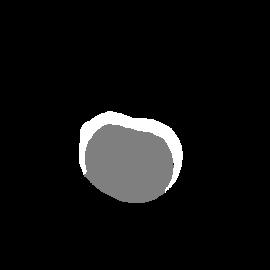
#> input picture spilit images/image.jpeg, 270 x 270 px
$ python images.py
#> lines starting #> are read from the running program, lines starting #| are printed output that depends on the picture; after the words box and inside, x2 and y2 are one past the last pixel; in counts of white or black regions, pixels touching at a corner belong together
import cv2

# Load the image
img = cv2.imread('image.jpeg')
#> img is the input picture: shape (270, 270, 3); min 0, max 255, mean 16.5

# Convert the image to grayscale
gray = cv2.cvtColor(img, cv2.COLOR_BGR2GRAY)

# Threshold the image to create a binary image
_, binary = cv2.threshold(gray, 150, 255, cv2.THRESH_BINARY)
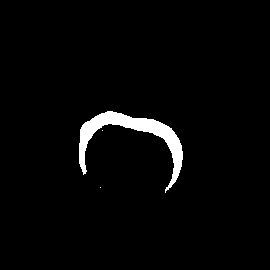
#> binary: shape (270, 270); 2.7% white; 3 white regions (2 under 20 px), largest, box (x1, y1, x2, y2) and area: (79, 111, 183, 193) 1987

# Invert the binary image to create a mask for the grey regions
mask = cv2.bitwise_not(binary)

# Apply the mask to the original image to extract the grey regions
gray_regions = cv2.bitwise_and(img, img, mask=mask)
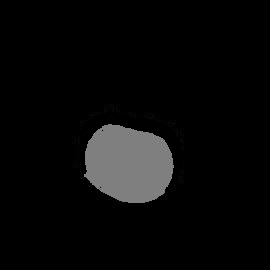
#> gray_regions: shape (270, 270, 3); min 0, max 150, mean 9.7

# Apply the binary image as a mask to the original image to extract the white regions
white_regions = cv2.bitwise_and(img, img, mask=binary)

# Display the white and grey regions
cv2.imshow('White Regions', white_regions)
cv2.imshow('Grey Regions', gray_regions)

# Save the white and grey regions
cv2.imwrite('white_regions.jpg', white_regions)
cv2.imwrite('gray_regions.jpg', gray_regions)

cv2.waitKey(0)
cv2.destroyAllWindows()
